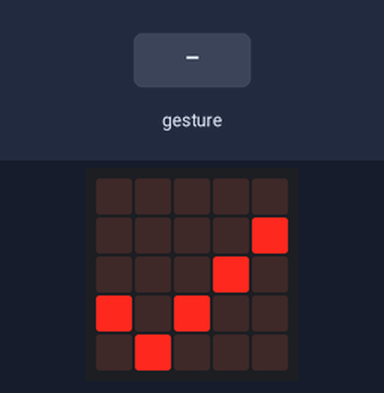
A program run on a simulated BBC micro:bit (MakeCode). Parts: the board's 5×5 LED display. The inputs (shaded band) are chosen by the test bench. No radio messages arrive unless stated (any console line starting 'radio sent:' is added by the test bench); a tilt is held for 1.5 s and a shake lasts 1 s, then the board lies face up again; what the program prints to the serial console is not drawn.

Above: at 0.1 s.
At 0.7 s:
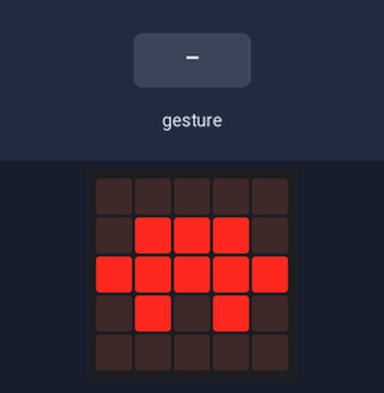
At 6.6 s:
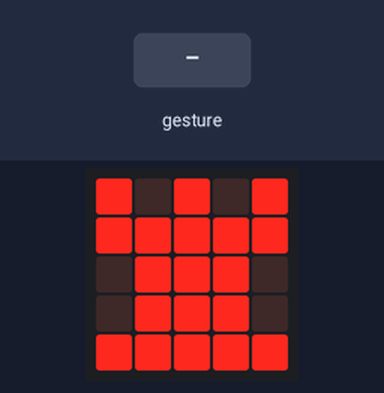
6.7 s: gesture 'logo down'
Timing chart, 0 to 9.7 s (numbered marks = the images above; inputs shaded):
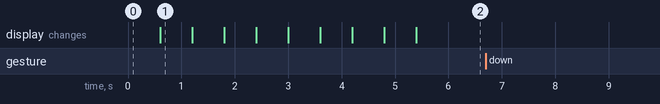

Measured:
- after the input at 6.7 s, every drawn part: stays the same
- what the display in image 1 shows lasts 0.6 s, from 0.6 s to 1.2 s

The program:

main.ts
```typescript
input.onGesture(Gesture.LogoDown, function () {
    radio.sendNumber(9)
})
input.onGesture(Gesture.Shake, function () {
    radio.sendNumber(5)
})
input.onGesture(Gesture.TiltRight, function () {
    radio.sendNumber(6)
})
input.onGesture(Gesture.LogoUp, function () {
    radio.sendNumber(7)
})
input.onGesture(Gesture.TiltLeft, function () {
    radio.sendNumber(8)
})
for (let index = 0; index < 3; index++) {
    basic.showIcon(IconNames.Yes)
    basic.showIcon(IconNames.Tortoise)
    basic.showIcon(IconNames.Sword)
    basic.clearScreen()
}
radio.setGroup(7)
basic.forever(function () {
    basic.showLeds(`
        # . # . #
        # # # # #
        . # # # .
        . # # # .
        # # # # #
        `)
})
```

test.ts
```typescript
// tests gaan hier; deze zal niet worden gecompileerd wanneer dit pakket wordt gebruikt als extensie.
```
